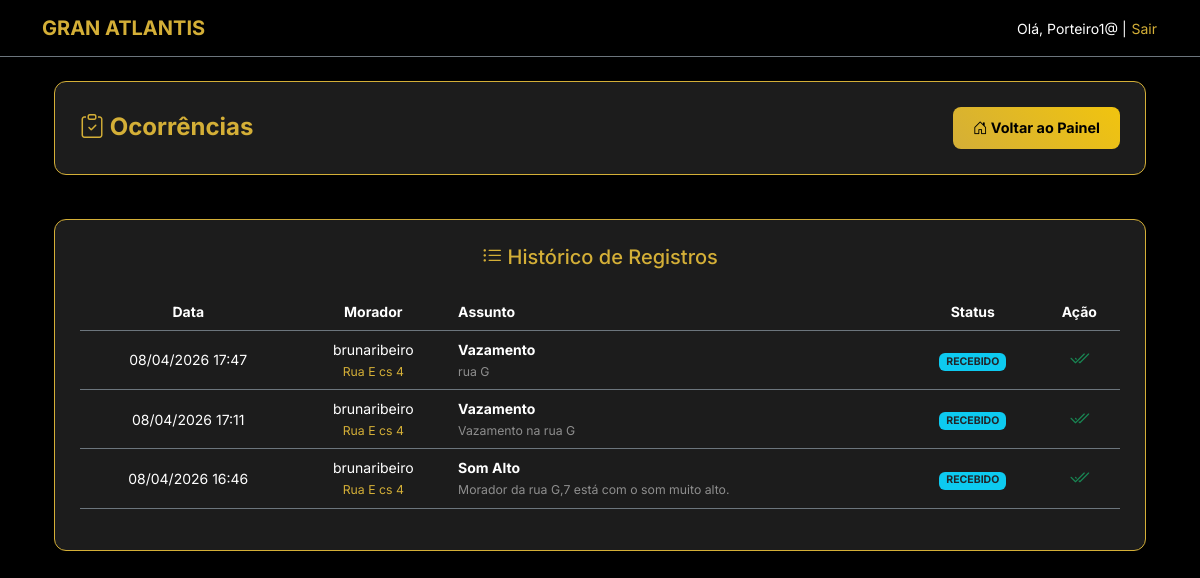
Page /ocorrencias/ (signed in) on the committed database.
### core/models.py (models this page shows, shortened)
class Usuario(AbstractUser):
    class Role(models.TextChoices):
        SINDICO = "SINDICO", "Síndico"
        PORTEIRO = "PORTEIRO", "Porteiro"
        MORADOR = "MORADOR", "Morador"
    role = models.CharField(max_length=20, choices=Role.choices, default=Role.MORADOR)
    casa_bloco = models.CharField("Unidade/Casa", max_length=10, blank=True, null=True)
    telefone = models.CharField(max_length=15, blank=True)

class Ocorrencia(models.Model):
    STATUS_CHOICES = [
        ('ABERTO', 'Aberto') ,
        ('RECEBIDO', 'Recebido pela Portaria'),
        ('RESOLVIDO', 'Resolvido'),
    ]
    morador = models.ForeignKey(Usuario, on_delete=models.CASCADE)
    titulo = models.CharField(max_length=100)
    descricao = models.TextField()
    data_registro = models.DateTimeField(auto_now_add=True)
    status = models.CharField(max_length=15, choices=STATUS_CHOICES, default='ABERTO')
    resposta_gestao = models.TextField(blank=True, null=True)

### core/views.py (the view)
# urls.py: path('ocorrencias/', views.minhas_ocorrencias, name='minhas_ocorrencias'),
@login_required
def minhas_ocorrencias(request):
    user_role = str(request.user.role).upper()
    if user_role == "MORADOR":
        ocorrencias = Ocorrencia.objects.filter(morador=request.user).order_by('-data_registro')
    else:
        ocorrencias = Ocorrencia.objects.all().order_by('-data_registro')
    return render(request, 'core/minhas_ocorrencias.html', {
        'ocorrencias': ocorrencias,
        'user_role_fixed': user_role
    })

### core/templates/core/minhas_ocorrencias.html (shortened to what this page needs)
{% extends 'base.html' %}
{% block content %}
<div class="container mt-4">
    <div class="row mb-4">
        <div class="col-12">
            <div class="card-atlantis d-flex justify-content-between align-items-center p-3 shadow">
                <h2 class="text-gold fw-bold m-0" style="font-size: 1.5rem;">
                    <i class="bi bi-clipboard-check"></i> Ocorrências
                </h2>
                <div style="width: auto;">
                    <a href="{% url 'core:dashboard' %}" class="btn-atlantis text-decoration-none px-4 py-2" style="font-size: 0.9rem; display: inline-block; width: auto; margin-top: 0;">
                        <i class="bi bi-house-door"></i> Voltar ao Painel
                    </a>
                </div>
            </div>
        </div>
    </div>
    <div class="row">
        <div class="{% if user_role_fixed == 'MORADOR' %}col-md-8{% else %}col-12{% endif %}">
            <div class="card-atlantis shadow">
                <h5 class="text-gold"><i class="bi bi-list-ul"></i> Histórico de Registros</h5>
                <div class="table-responsive">
                    <table class="table table-dark table-hover mt-3">
                        <thead>
                            <tr class="text-gold border-secondary small text-center">
                                <th>Data</th>
                                {% if user_role_fixed != "MORADOR" %}<th>Morador</th>{% endif %}
                                <th class="text-start">Assunto</th>
                                <th>Status</th>
                                {% if user_role_fixed != "MORADOR" %}<th>Ação</th>{% endif %}
                            </tr>
                        </thead>
                        <tbody>
                            {% for o in ocorrencias %}
                            <tr class="border-secondary align-middle small text-center">
                                <td>{{ o.data_registro|date:"d/m/Y H:i" }}</td>
                                {% if user_role_fixed != "MORADOR" %}
                                    <td>
                                        <span class="text-white">{{ o.morador.username }}</span><br>
                                        <small class="text-gold">{{ o.morador.casa_bloco|default:"-" }}</small>
                                    </td>
                                {% endif %}
                                <td class="text-start">
                                    <strong class="text-white">{{ o.titulo }}</strong><br>
                                    <small class="text-white-50">{{ o.descricao|truncatechars:50 }}</small>
                                </td>
                                <td>
                                    {% if o.status == 'ABERTO' %}
                                        <span class="badge bg-danger">PENDENTE</span>
                                    {% elif o.status == 'RECEBIDO' %}
                                        <span class="badge bg-info text-dark">RECEBIDO</span>
                                    {% else %}
                                        <span class="badge bg-success">RESOLVIDO</span>
                                    {% endif %}
                                </td>
                                {% if user_role_fixed != "MORADOR" %}
                                <td>
                                    {% if o.status == 'ABERTO' %}
                                        <a href="{% url 'core:marcar_recebido' o.id %}" class="btn btn-sm btn-warning fw-bold shadow-sm">
                                            Receber
                                        </a>
                                    {% else %}
                                        <i class="bi bi-check2-all text-success fs-5"></i>
                                    {% endif %}
                                </td>
                                {% endif %}
                            </tr>
                            {% empty %}
                            <tr>
                                <td colspan="6" class="py-4 text-white-50 text-center">Nenhum registro encontrado.</td>
                            </tr>
                            {% endfor %}
                        </tbody>
                    </table>
                </div>
            </div>
        </div>
    </div>
</div>
{% endblock %}

### core/templates/base.html (shortened to what this page needs)
{% load static %}
<!DOCTYPE html>
<html lang="pt-br">
<head>
    <link href="https://cdn.jsdelivr.net/npm/bootstrap@5.3.0/dist/css/bootstrap.min.css" rel="stylesheet">
    <link rel="stylesheet" href="https://cdn.jsdelivr.net/npm/bootstrap-icons@1.11.3/font/bootstrap-icons.min.css">
</head>
<body>
    <nav class="navbar navbar-dark bg-black border-bottom border-secondary mb-4">
        <div class="container">
            <a class="navbar-brand text-gold fw-bold" href="{% url 'core:dashboard' %}">GRAN ATLANTIS</a>
            {% if user.is_authenticated %}
    <span class="text-white small">Olá, {{ user.username }} |
        <form action="{% url 'logout' %}" method="post" style="display: inline;">
            <button type="submit" class="btn btn-link text-gold text-decoration-none p-0 m-0" style="font-size: 0.875rem; vertical-align: baseline;">
                Sair
            </button>
        </form>
    </span>
{% endif %}
    </nav>
    <div class="container">
        {% block content %}
        {% endblock %}
    </div>
</body>
</html>

### core/templates/base.html (style rules this page uses)
:root { --bg-dark: #000000; --bg-card: #1c1c1c; --gold-logo: #d4af37; --text-white: #ffffff; --border-grey: #444444; }
body { background-color: var(--bg-dark) !important; color: var(--text-white) !important; font-family: 'Inter', sans-serif; margin: 0; }
.card-atlantis { background-color: var(--bg-card) !important; border: 1px solid var(--gold-logo) !important; border-radius: 12px !important; padding: 25px !important; margin-bottom: 20px; text-align: center; box-shadow: 0 4px 15px rgba(212, 175, 55, 0.1); }
h2, h3, h4, h5, p, span, small, label, .text-muted { color: var(--text-white) !important; opacity: 1 !important; }
.text-gold, h2, h5 { color: var(--gold-logo) !important; }
.btn-atlantis { background: linear-gradient(45deg, var(--gold-logo), #f1c40f) !important; color: #000000 !important; font-weight: bold !important; padding: 10px 20px !important; border-radius: 8px !important; text-decoration: none !important; display: block; width: 100%; margin-top: 15px; }

### core/templates/core/minhas_ocorrencias.html (style rules this page uses)
.table-dark { --bs-table-bg: transparent; }

### rows in the picture
Usuario: username "Porteiro1@"
Ocorrencia: data_registro "08/04/2026 17:47", morador.username "brunaribeiro", morador.casa_bloco "Rua E cs 4", titulo "Vazamento", descricao "rua G", status "RECEBIDO"
Ocorrencia: data_registro "08/04/2026 17:11", morador.username "brunaribeiro", morador.casa_bloco "Rua E cs 4", titulo "Vazamento", descricao "Vazamento na rua G", status "RECEBIDO"
Ocorrencia: data_registro "08/04/2026 16:46", morador.username "brunaribeiro", morador.casa_bloco "Rua E cs 4", titulo "Som Alto", descricao "Morador da rua G,7 está com o som muito alto.", status "RECEBIDO"
